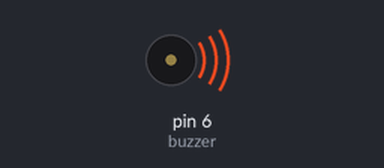
A sketch run on a simulated Arduino Uno, built with avr-gcc and run on an emulated ATmega328P. On the bench: buzzer (waves = sounding, pin HIGH).

Above: at 0.1 s.
At 1.3 s:
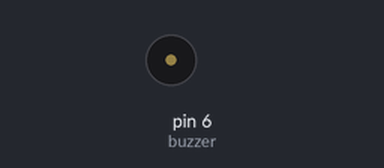
Timing chart, 0 to 2.8 s (numbered marks = the images above):
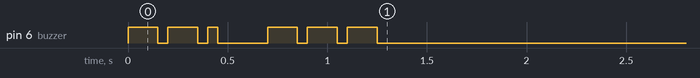

The sketch:

BuzzerTest.ino
```cpp
//ブザー
const int buzzer = 6;
int melo = 500;


//-----初期化-----
void setup() {

  //ブザー
  pinMode(buzzer, OUTPUT);

  Serial.begin(9600);

   CBuzzer(false);
}
//----------------


//-メインで使う関数-

void cw(double melo){
  double melo_speed = 0.5;
  digitalWrite(buzzer,HIGH);
  delay(melo * melo_speed);
  digitalWrite(buzzer,LOW);
  delay(100 * melo_speed);
}

void CBuzzer(bool b) {                       //ブザー
  int count = 0;
//  while (count < 8) {
//    //tone(buzzer, 131, melo); //ド
//    digitalWrite(buzzer,HIGH);
//    delay(melo);
//    digitalWrite(buzzer,LOW);
//    delay(melo);
//    count++;
//  }
  if(b){
    cw(100);cw(100);cw(100);//ブザー1
    delay(200);
    cw(300);cw(300);cw(300);
    delay(200);
    cw(100);cw(100);cw(100);
    b = false;
  }else{
    cw(300);cw(300);cw(100);//ブザー2
    delay(200);
    cw(300);cw(300);cw(300);
    b = true;
  }
}


void loop() {


  delay(1000);


}
//---------------
```
